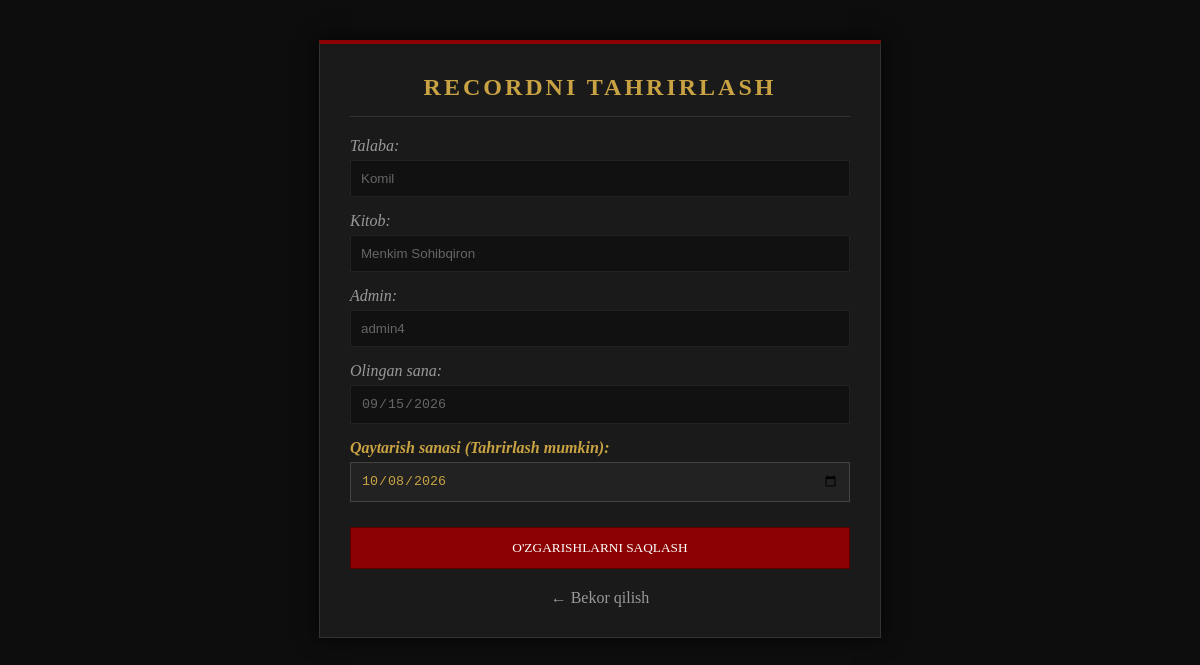
/record/5/tahrirlash/, run on the app's committed database.
### main/models.py (models this page shows, shortened)
class Record(models.Model):
    talaba = models.ForeignKey(Talaba, on_delete=models.CASCADE)
    kitob = models.ForeignKey(Kitob, on_delete=models.CASCADE)
    admin = models.ForeignKey(Admin, on_delete=models.CASCADE)
    olingan_sana = models.DateField()
    qaytarish_sanasi = models.DateField()
    class Meta:
        verbose_name = "Record"
        verbose_name_plural = "Recordlar"

class Talaba(models.Model):
    ism = models.CharField(max_length = 100)
    guruh = models.CharField(max_length=100)
    kurs = models.CharField(max_length=100)
    kitob_soni = models.IntegerField()
    class Meta:
        verbose_name = "Talaba"
        verbose_name_plural = "Talabar"

class Kitob(models.Model):
    nom = models.CharField(max_length = 100)
    janr = models.CharField(max_length = 100)
    sahifa = models.IntegerField()
    muallif = models.ForeignKey(Muallif, on_delete=models.CASCADE)
    class Meta:
        verbose_name = "Kitob"
        verbose_name_plural = "Kitoblar"

class Admin(models.Model):
    ism = models.CharField(max_length = 100)
    ish_vaqti = models.IntegerField()
    class Meta:
        verbose_name = "Admin"
        verbose_name_plural = "Adminlar"

### main/views.py (the view)
# urls.py: path('record/<int:pk>/tahrirlash/', views.record_tahrirlash, name='record_tahrirlash'),
def record_tahrirlash(request, pk):
    record = get_object_or_404(Record, id=pk)
    if request.method == 'POST':
        record.qaytarish_sanasi = request.POST.get('qaytarish_sanasi')
        record.save()
        return redirect('barcha_recordlar')
    return render(request, 'record_tahrirlash.html', {'record': record})

### main/templates/record_tahrirlash.html (shortened to what this page needs)
<!DOCTYPE html>
<html lang="uz">
<head>
</head>
<body>
    <div class="container">
        <h2>Recordni Tahrirlash</h2>
        <form method="POST">
            <label>Talaba:</label>
            <input type="text" value="{{ record.talaba.ism }}" disabled>
            <label>Kitob:</label>
            <input type="text" value="{{ record.kitob.nom }}" disabled>
            <label>Admin:</label>
            <input type="text" value="{{ record.admin.ism }}" disabled>
            <label>Olingan sana:</label>
            <input type="date" value="{{ record.olingan_sana|date:'Y-m-d' }}" disabled>
            <label style="color: #c9a343; font-weight: bold;">Qaytarish sanasi (Tahrirlash mumkin):</label>
            <input type="date" name="qaytarish_sanasi" value="{{ record.qaytarish_sanasi|date:'Y-m-d' }}" required>
            <button type="submit" class="submit-btn">O'zgarishlarni Saqlash</button>
        </form>
        <a href="/recordlar/" class="back-btn">&#8592; Bekor qilish</a>
    </div>
</body>
</html>

### main/templates/record_tahrirlash.html (style rules this page uses)
body { background-color: #0d0d0d; color: #e0e0e0; font-family: 'Georgia', serif; margin: 0; padding: 40px 20px; }
.container { max-width: 500px; margin: 0 auto; background-color: #1a1a1a; padding: 30px; border: 1px solid #333; box-shadow: 0 0 20px rgba(0, 0, 0, 0.8); border-top: 4px solid #8b0000; }
h2 { color: #c9a343; font-family: 'Times New Roman', Times, serif; text-align: center; text-transform: uppercase; letter-spacing: 3px; border-bottom: 1px solid #333; padding-bottom: 15px; margin-top: 0; }
label { display: block; margin-top: 15px; color: #999; font-style: italic; }
input { width: 100%; padding: 10px; margin-top: 5px; background-color: #222; border: 1px solid #444; color: #c9a343; box-sizing: border-box; }
input:disabled { background-color: #111; color: #666; border-color: #222; cursor: not-allowed; }
.submit-btn { width: 100%; margin-top: 25px; padding: 12px; background-color: #8b0000; color: #fff; border: 1px solid #5a0000; cursor: pointer; text-transform: uppercase; font-family: 'Georgia', serif; transition: 0.3s; }
.back-btn { display: block; text-align: center; margin-top: 20px; color: #999; text-decoration: none; }

### data on the page
Record: talaba.ism "Komil", kitob.nom "Menkim Sohibqiron", admin.ism "admin4", olingan_sana "09/15/2026", qaytarish_sanasi "10/08/2026"
